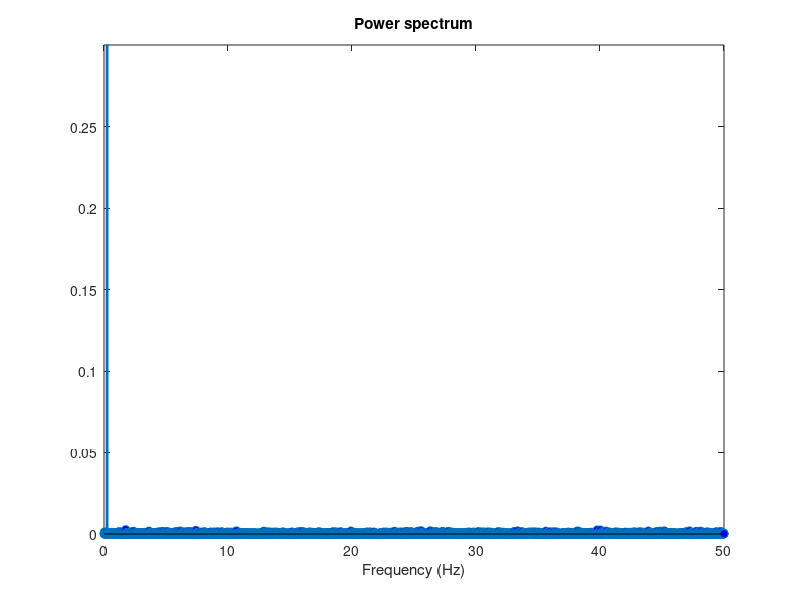
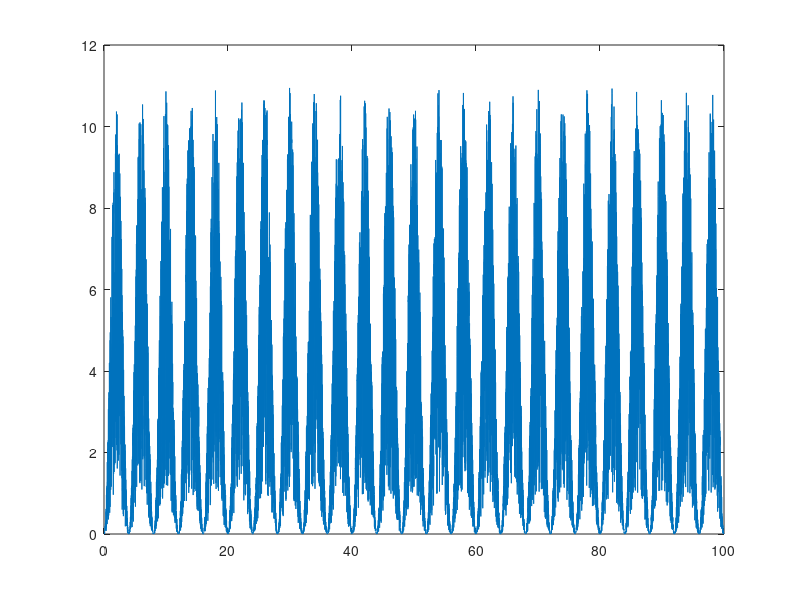

Here is the MATLAB script that generated these plots, in order:
% scrap
clc;clf
n = 10000; 
dt = 0.01;
fs = 1/dt;
tspan = (0:n-1)/fs;
d_m = 2; % meters
V_m = 1 + rand(1,n)*(10);
y = (V_m./2).*(1-cos(pi.*tspan./d_m));
Y = fft(y)/n;
f = (0:n-1)*fs/n;
Y(1) = [];f(1) = [];

% compute and display the power spectrum
nyquist=fs/2;
f = (1:n/2)/(n/2)*nyquist;
Pyy = abs(Y(1:n/2)).^2;
figure(1)
stem(f,Pyy,'linewidth',2,'MarkerFaceColor','blue')
title('Power spectrum')
xlabel('Frequency (Hz)');ylim([0 0.3])

figure(2)
plot(tspan,y)
